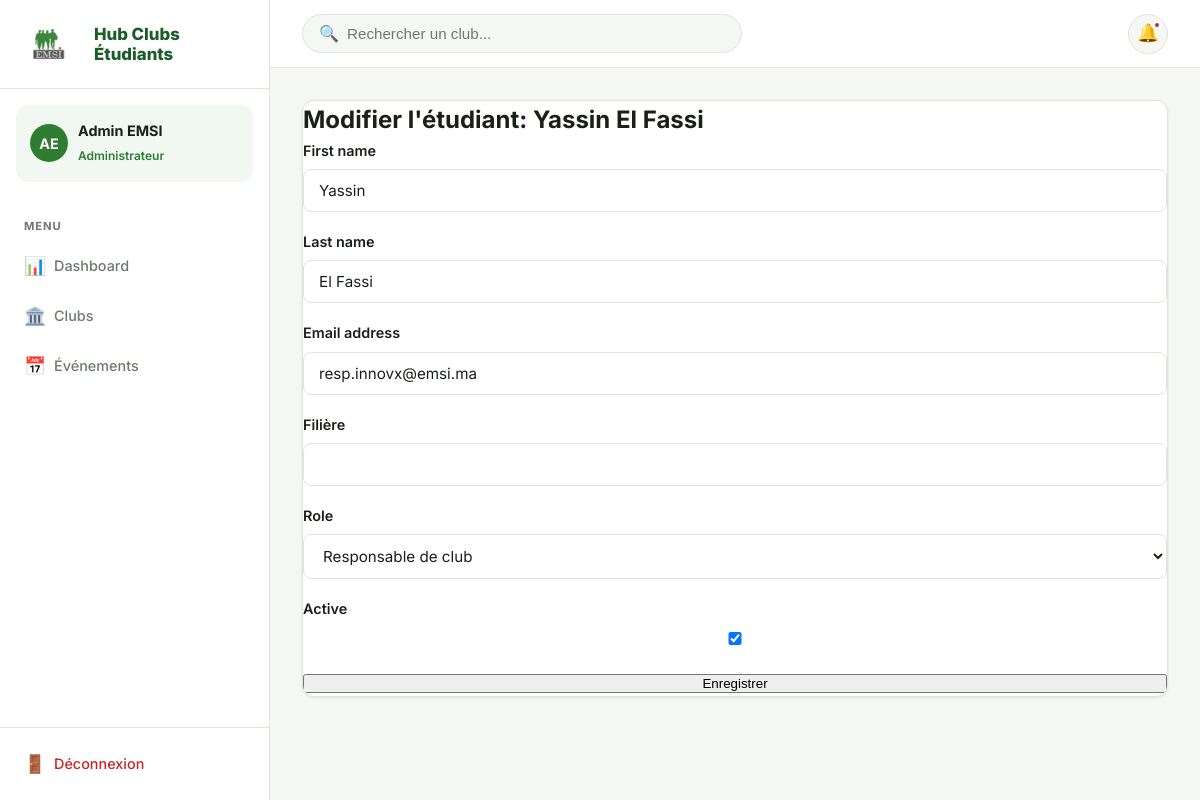
The page /administration/students/2/update/ (signed in) on the database its author committed.
### clubs/models.py (models this page shows, shortened)
class User(AbstractUser):
    class Role(models.TextChoices):
        STUDENT = "student", "Etudiant"
        CLUB_MANAGER = "club_manager", "Responsable de club"
        ADMINISTRATION = "administration", "Administration"
    role = models.CharField(max_length=20, choices=Role.choices, default=Role.STUDENT)
    filiere = models.CharField(max_length=100, blank=True, null=True, verbose_name="Filière")

### clubs/views.py (the view)
# urls.py: path("administration/students/<int:student_id>/update/", update_student, name="update_student"),
@login_required
def update_student(request, student_id):
    if not _require_role(request, [User.Role.ADMINISTRATION]):
        return redirect("dashboard")
    student = get_object_or_404(User, id=student_id)
    if request.method == "POST":
        form = UserUpdateByAdminForm(request.POST, instance=student)
        if form.is_valid():
            form.save()
            messages.success(request, "Utilisateur mis a jour avec succes.")
            return redirect("admin_dashboard")
    else:
        form = UserUpdateByAdminForm(instance=student)
    return render(request, "clubs/update_student.html", {"form": form, "student": student})

### clubs/forms.py
class UserUpdateByAdminForm(forms.ModelForm):
    class Meta:
        model = User
        fields = ["first_name", "last_name", "email", "filiere", "role", "is_active"]
    def __init__(self, *args, **kwargs):
        super().__init__(*args, **kwargs)
        self.fields["role"].choices = [
            (User.Role.STUDENT, "Etudiant"),
            (User.Role.CLUB_MANAGER, "Responsable de club"),
            (User.Role.ADMINISTRATION, "Administration"),
        ]

### clubs/context_processors.py (called while the page is built, shortened)
def manager_pending_requests(request):
    if not request.user.is_authenticated or request.user.role != User.Role.CLUB_MANAGER:
        return {"manager_pending_requests_count": 0}

### clubs/views.py (called while the page is built)
def _require_role(request, allowed_roles):
    if request.user.role not in allowed_roles:
        messages.error(request, "Acces refuse pour votre role.")
        return False
    return True

### templates/clubs/update_student.html (shortened to what this page needs)
{% extends "clubs/base.html" %}
{% block content %}
<section class="card narrow">
    <h2 style="color: var(--emsi-green-dark); margin-top: 0;">Modifier l'étudiant: {{ student.first_name }} {{ student.last_name }}</h2>
    <form method="post">
        {% for field in form %}
            <div class="form-group">
                <label for="{{ field.id_for_label }}">{{ field.label }}</label>
                {{ field }}
            </div>
        {% endfor %}
        <div style="margin-top: 16px;">
            <button type="submit" style="width: 100%;">Enregistrer</button>
        </div>
    </form>
</section>
{% endblock %}

### templates/clubs/base.html (shortened to what this page needs)
{% load static %}
<!DOCTYPE html>
<html lang="fr">
<head>
  <link rel="stylesheet" href="{% static 'css/style.css' %}?v=11">
</head>
<body>
<div class="app-layout">
  <aside class="sidebar" id="sidebar">
    <div class="sidebar-brand">
      <img src="{% static 'img/emsi_logo.png' %}" alt="EMSI" style="height:48px; width:auto; object-fit:contain;">
      <div class="brand-name" style="margin-left:10px;">
        <strong style="font-size:1.05rem; font-weight:800; line-height:1.2; color:var(--green-dark);">Hub Clubs<br>Étudiants</strong>
      </div>
    </div>
    {% if user.is_authenticated %}
    <div class="sidebar-user">
      <div class="user-avatar">{{ user.first_name|first|upper }}{{ user.last_name|first|upper }}</div>
      <div class="user-info">
        <strong>{{ user.first_name }} {{ user.last_name }}</strong>
        <span>{% if user.role == 'administration' %}Administrateur{% elif user.role == 'club_manager' %}Responsable{% else %}Étudiant{% endif %}</span>
      </div>
    </div>
    <nav class="sidebar-nav">
      {% if user.role == 'administration' %}
        <div class="nav-section-title">Menu</div>
        <a href="{% url 'admin_dashboard' %}" class="nav-link {% if request.resolver_match.url_name == 'admin_dashboard' %}active{% endif %}">
          <span class="nav-icon">📊</span> Dashboard
        </a>
        <a href="{% url 'club_list' %}" class="nav-link {% if request.resolver_match.url_name == 'club_list' %}active{% endif %}">
          <span class="nav-icon">🏛️</span> Clubs
        </a>
        <a href="{% url 'admin_events' %}" class="nav-link {% if request.resolver_match.url_name == 'admin_events' %}active{% endif %}">
          <span class="nav-icon">📅</span> Événements
        </a>
      {% endif %}
    </nav>
    {% endif %}
    <div class="sidebar-footer">
      {% if user.is_authenticated %}
        <a href="{% url 'logout' %}" class="nav-link logout">
          <span class="nav-icon">🚪</span> Déconnexion
        </a>
      {% endif %}
    </div>
  </aside>
  <div class="main-wrap">
    <header class="topbar">
      <form action="{% url 'club_list' %}" method="GET" class="topbar-search">
        <span class="icon">🔍</span>
        <input type="text" name="q" placeholder="Rechercher un club..." value="{{ request.GET.q|default:'' }}">
      </form>
      <div class="topbar-right">
        <button class="notif-btn" title="Notifications">🔔<span class="notif-dot"></span></button>
      </div>
    </header>
    <div class="content fade-in">
      {% block content %}{% endblock %}
    </div>
  </div>
</div>
</body>
</html>

### rows shown on the page
User: first_name|first "A", last_name|first "E", first_name "Admin", last_name "EMSI"
User: first_name "Yassin", last_name "El Fassi", form "Yassin" "El Fassi" "resp.innovx@emsi.ma" "Responsable de club" "☑"

### other values the page prints
{{ field.label }} "First name" "Last name" "Email address" "Filière" "Role" "Active"
